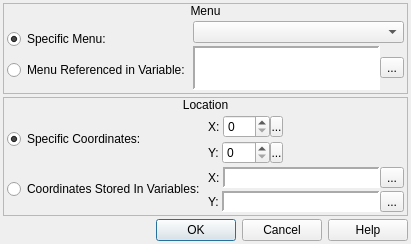
<?xml version="1.0" encoding="UTF-8"?>
<ui version="4.0">
 <class>ConfigureEvent_ShowPopupMenu</class>
 <widget class="QDialog" name="ConfigureEvent_ShowPopupMenu">
  <property name="geometry">
   <rect>
    <x>0</x>
    <y>0</y>
    <width>411</width>
    <height>244</height>
   </rect>
  </property>
  <property name="windowTitle">
   <string>Show Popup Menu</string>
  </property>
  <property name="windowIcon">
   <iconset resource="gui_icons.qrc">
    <normaloff>:/icons/openrpgmaker.png</normaloff>:/icons/openrpgmaker.png</iconset>
  </property>
  <property name="styleSheet">
   <string notr="true">.QFrame
{
	border-width: 1px;
	border-style: solid;
	border-color: palette(window-text);
}

.QFrame&gt;QLabel
{
	border-width: 0px;
	background-color: palette(window-text);
	color: palette(window);
	font-weight: bold;
}

.QFrame&gt;QCheckBox
{
	background-color: palette(window-text);
	border-width: 0px;
	border-style: none;
	color: palette(window);
	spacing: 3px;
	font-weight: bold;
	padding: 0px 0px 0px 3px;
}

.QFrame&gt;QCheckBox::indicator
{
	min-width: 8px;
	max-width: 8px;
	min-height: 8px;
	max-height: 8px;
	width: 8px;
	height: 8px;
	border-width: 2px;
	border-radius: 0px;
	border-style: ridge;
	border-color: palette(mid);
}

.QFrame&gt;QCheckBox::indicator:unchecked
{
	background-color: palette(base);
}

.QFrame&gt;QCheckBox::indicator:checked
{
	background-color: palette(window-text);
}

.QFrame&gt;QCheckBox::indicator:hover
{
	border-color: palette(highlight);
}</string>
  </property>
  <layout class="QVBoxLayout" name="verticalLayout_9">
   <property name="spacing">
    <number>3</number>
   </property>
   <property name="margin">
    <number>3</number>
   </property>
   <item>
    <widget class="QFrame" name="frmMenu">
     <property name="frameShape">
      <enum>QFrame::StyledPanel</enum>
     </property>
     <property name="frameShadow">
      <enum>QFrame::Raised</enum>
     </property>
     <layout class="QVBoxLayout" name="verticalLayout">
      <property name="spacing">
       <number>0</number>
      </property>
      <property name="margin">
       <number>0</number>
      </property>
      <item>
       <widget class="QLabel" name="label">
        <property name="sizePolicy">
         <sizepolicy hsizetype="Preferred" vsizetype="Fixed">
          <horstretch>0</horstretch>
          <verstretch>0</verstretch>
         </sizepolicy>
        </property>
        <property name="text">
         <string>Menu</string>
        </property>
        <property name="alignment">
         <set>Qt::AlignCenter</set>
        </property>
       </widget>
      </item>
      <item>
       <widget class="QWidget" name="widget" native="true">
        <layout class="QHBoxLayout" name="horizontalLayout_3">
         <property name="spacing">
          <number>3</number>
         </property>
         <property name="margin">
          <number>3</number>
         </property>
         <item>
          <layout class="QVBoxLayout" name="verticalLayout_7">
           <property name="spacing">
            <number>3</number>
           </property>
           <item>
            <widget class="QRadioButton" name="rbSpecificMenu">
             <property name="sizePolicy">
              <sizepolicy hsizetype="Fixed" vsizetype="Fixed">
               <horstretch>0</horstretch>
               <verstretch>0</verstretch>
              </sizepolicy>
             </property>
             <property name="text">
              <string>Specific Menu:</string>
             </property>
             <property name="checked">
              <bool>true</bool>
             </property>
            </widget>
           </item>
           <item>
            <widget class="QRadioButton" name="rbReferencedMenu">
             <property name="sizePolicy">
              <sizepolicy hsizetype="Fixed" vsizetype="Fixed">
               <horstretch>0</horstretch>
               <verstretch>0</verstretch>
              </sizepolicy>
             </property>
             <property name="text">
              <string>Menu Referenced in Variable:</string>
             </property>
            </widget>
           </item>
          </layout>
         </item>
         <item>
          <layout class="QVBoxLayout" name="verticalLayout_6">
           <property name="spacing">
            <number>3</number>
           </property>
           <item>
            <widget class="QComboBox" name="cboxMenus"/>
           </item>
           <item>
            <widget class="QWidget" name="wVariable" native="true">
             <layout class="QHBoxLayout" name="horizontalLayout_37">
              <property name="spacing">
               <number>0</number>
              </property>
              <property name="margin">
               <number>0</number>
              </property>
              <item>
               <widget class="QLabel" name="lblVariable">
                <property name="sizePolicy">
                 <sizepolicy hsizetype="Preferred" vsizetype="Preferred">
                  <horstretch>0</horstretch>
                  <verstretch>0</verstretch>
                 </sizepolicy>
                </property>
                <property name="minimumSize">
                 <size>
                  <width>150</width>
                  <height>0</height>
                 </size>
                </property>
                <property name="font">
                 <font>
                  <family>Monospace</family>
                 </font>
                </property>
                <property name="styleSheet">
                 <string notr="true">background-color: palette(base);</string>
                </property>
                <property name="frameShape">
                 <enum>QFrame::Panel</enum>
                </property>
                <property name="frameShadow">
                 <enum>QFrame::Sunken</enum>
                </property>
                <property name="lineWidth">
                 <number>2</number>
                </property>
                <property name="text">
                 <string/>
                </property>
               </widget>
              </item>
              <item>
               <widget class="QToolButton" name="bBrowseVariables">
                <property name="text">
                 <string>...</string>
                </property>
                <property name="icon">
                 <iconset resource="gui_icons.qrc">
                  <normaloff>:/icons/fileopen.png</normaloff>:/icons/fileopen.png</iconset>
                </property>
               </widget>
              </item>
             </layout>
            </widget>
           </item>
          </layout>
         </item>
        </layout>
       </widget>
      </item>
     </layout>
    </widget>
   </item>
   <item>
    <widget class="QFrame" name="frmLocation">
     <property name="frameShape">
      <enum>QFrame::StyledPanel</enum>
     </property>
     <property name="frameShadow">
      <enum>QFrame::Raised</enum>
     </property>
     <layout class="QVBoxLayout" name="verticalLayout_2">
      <property name="spacing">
       <number>0</number>
      </property>
      <property name="margin">
       <number>0</number>
      </property>
      <item>
       <widget class="QLabel" name="label_2">
        <property name="sizePolicy">
         <sizepolicy hsizetype="Preferred" vsizetype="Fixed">
          <horstretch>0</horstretch>
          <verstretch>0</verstretch>
         </sizepolicy>
        </property>
        <property name="text">
         <string>Location</string>
        </property>
        <property name="alignment">
         <set>Qt::AlignCenter</set>
        </property>
       </widget>
      </item>
      <item>
       <widget class="QWidget" name="widget_2" native="true">
        <layout class="QHBoxLayout" name="horizontalLayout_8">
         <property name="spacing">
          <number>3</number>
         </property>
         <property name="margin">
          <number>3</number>
         </property>
         <item>
          <widget class="QWidget" name="widget_3" native="true">
           <property name="sizePolicy">
            <sizepolicy hsizetype="Fixed" vsizetype="Preferred">
             <horstretch>0</horstretch>
             <verstretch>0</verstretch>
            </sizepolicy>
           </property>
           <layout class="QVBoxLayout" name="verticalLayout_3">
            <property name="spacing">
             <number>3</number>
            </property>
            <property name="margin">
             <number>0</number>
            </property>
            <item>
             <widget class="QWidget" name="widget_9" native="true"/>
            </item>
            <item>
             <widget class="QRadioButton" name="rbSpecificCoordinates">
              <property name="sizePolicy">
               <sizepolicy hsizetype="Fixed" vsizetype="Fixed">
                <horstretch>0</horstretch>
                <verstretch>0</verstretch>
               </sizepolicy>
              </property>
              <property name="text">
               <string>Specific Coordinates:</string>
              </property>
              <property name="checked">
               <bool>true</bool>
              </property>
             </widget>
            </item>
            <item>
             <widget class="QWidget" name="widget_10" native="true"/>
            </item>
            <item>
             <widget class="QWidget" name="widget_11" native="true"/>
            </item>
            <item>
             <widget class="QRadioButton" name="rbStoredCoordinates">
              <property name="sizePolicy">
               <sizepolicy hsizetype="Fixed" vsizetype="Fixed">
                <horstretch>0</horstretch>
                <verstretch>0</verstretch>
               </sizepolicy>
              </property>
              <property name="text">
               <string>Coordinates Stored In Variables:</string>
              </property>
             </widget>
            </item>
            <item>
             <widget class="QWidget" name="widget_12" native="true"/>
            </item>
           </layout>
          </widget>
         </item>
         <item>
          <widget class="QWidget" name="widget_4" native="true">
           <layout class="QVBoxLayout" name="verticalLayout_8">
            <property name="spacing">
             <number>3</number>
            </property>
            <property name="margin">
             <number>0</number>
            </property>
            <item>
             <widget class="QWidget" name="wCoordinates" native="true">
              <property name="sizePolicy">
               <sizepolicy hsizetype="Fixed" vsizetype="Preferred">
                <horstretch>0</horstretch>
                <verstretch>0</verstretch>
               </sizepolicy>
              </property>
              <layout class="QVBoxLayout" name="verticalLayout_4">
               <property name="spacing">
                <number>3</number>
               </property>
               <property name="margin">
                <number>0</number>
               </property>
               <item>
                <layout class="QHBoxLayout" name="horizontalLayout_4">
                 <property name="spacing">
                  <number>3</number>
                 </property>
                 <item>
                  <widget class="QLabel" name="label_3">
                   <property name="sizePolicy">
                    <sizepolicy hsizetype="Fixed" vsizetype="Preferred">
                     <horstretch>0</horstretch>
                     <verstretch>0</verstretch>
                    </sizepolicy>
                   </property>
                   <property name="text">
                    <string>X:</string>
                   </property>
                  </widget>
                 </item>
                 <item>
                  <widget class="QWidget" name="widget_6" native="true">
                   <layout class="QHBoxLayout" name="horizontalLayout">
                    <property name="spacing">
                     <number>0</number>
                    </property>
                    <property name="margin">
                     <number>0</number>
                    </property>
                    <item>
                     <widget class="QSpinBox" name="sbX">
                      <property name="sizePolicy">
                       <sizepolicy hsizetype="Preferred" vsizetype="Fixed">
                        <horstretch>0</horstretch>
                        <verstretch>0</verstretch>
                       </sizepolicy>
                      </property>
                      <property name="accelerated">
                       <bool>true</bool>
                      </property>
                      <property name="minimum">
                       <number>0</number>
                      </property>
                      <property name="maximum">
                       <number>640</number>
                      </property>
                     </widget>
                    </item>
                    <item>
                     <widget class="SpinBoxSideButton" name="bXSideButton">
                      <property name="minimumSize">
                       <size>
                        <width>13</width>
                        <height>21</height>
                       </size>
                      </property>
                      <property name="maximumSize">
                       <size>
                        <width>13</width>
                        <height>21</height>
                       </size>
                      </property>
                      <property name="text">
                       <string>...</string>
                      </property>
                      <property name="icon">
                       <iconset resource="gui_icons.qrc">
                        <normaloff>:/icons/spinBoxSideButton.png</normaloff>:/icons/spinBoxSideButton.png</iconset>
                      </property>
                      <property name="iconSize">
                       <size>
                        <width>8</width>
                        <height>16</height>
                       </size>
                      </property>
                     </widget>
                    </item>
                   </layout>
                  </widget>
                 </item>
                </layout>
               </item>
               <item>
                <layout class="QHBoxLayout" name="horizontalLayout_5">
                 <property name="spacing">
                  <number>3</number>
                 </property>
                 <item>
                  <widget class="QLabel" name="label_4">
                   <property name="sizePolicy">
                    <sizepolicy hsizetype="Fixed" vsizetype="Preferred">
                     <horstretch>0</horstretch>
                     <verstretch>0</verstretch>
                    </sizepolicy>
                   </property>
                   <property name="text">
                    <string>Y:</string>
                   </property>
                  </widget>
                 </item>
                 <item>
                  <widget class="QWidget" name="widget_7" native="true">
                   <layout class="QHBoxLayout" name="horizontalLayout_2">
                    <property name="spacing">
                     <number>0</number>
                    </property>
                    <property name="margin">
                     <number>0</number>
                    </property>
                    <item>
                     <widget class="QSpinBox" name="sbY">
                      <property name="sizePolicy">
                       <sizepolicy hsizetype="Preferred" vsizetype="Fixed">
                        <horstretch>0</horstretch>
                        <verstretch>0</verstretch>
                       </sizepolicy>
                      </property>
                      <property name="accelerated">
                       <bool>true</bool>
                      </property>
                      <property name="minimum">
                       <number>0</number>
                      </property>
                      <property name="maximum">
                       <number>480</number>
                      </property>
                     </widget>
                    </item>
                    <item>
                     <widget class="SpinBoxSideButton" name="bYSideButton">
                      <property name="minimumSize">
                       <size>
                        <width>13</width>
                        <height>21</height>
                       </size>
                      </property>
                      <property name="maximumSize">
                       <size>
                        <width>13</width>
                        <height>21</height>
                       </size>
                      </property>
                      <property name="text">
                       <string>...</string>
                      </property>
                      <property name="icon">
                       <iconset resource="gui_icons.qrc">
                        <normaloff>:/icons/spinBoxSideButton.png</normaloff>:/icons/spinBoxSideButton.png</iconset>
                      </property>
                      <property name="iconSize">
                       <size>
                        <width>8</width>
                        <height>16</height>
                       </size>
                      </property>
                     </widget>
                    </item>
                   </layout>
                  </widget>
                 </item>
                </layout>
               </item>
              </layout>
             </widget>
            </item>
            <item>
             <widget class="QWidget" name="wCoordinateVariables" native="true">
              <layout class="QVBoxLayout" name="verticalLayout_5">
               <property name="spacing">
                <number>3</number>
               </property>
               <property name="margin">
                <number>0</number>
               </property>
               <item>
                <layout class="QHBoxLayout" name="horizontalLayout_6">
                 <property name="spacing">
                  <number>3</number>
                 </property>
                 <item>
                  <widget class="QLabel" name="label_5">
                   <property name="sizePolicy">
                    <sizepolicy hsizetype="Fixed" vsizetype="Preferred">
                     <horstretch>0</horstretch>
                     <verstretch>0</verstretch>
                    </sizepolicy>
                   </property>
                   <property name="text">
                    <string>X:</string>
                   </property>
                  </widget>
                 </item>
                 <item>
                  <widget class="QWidget" name="wXVariable" native="true">
                   <layout class="QHBoxLayout" name="horizontalLayout_38">
                    <property name="spacing">
                     <number>0</number>
                    </property>
                    <property name="margin">
                     <number>0</number>
                    </property>
                    <item>
                     <widget class="QLabel" name="lblXVariable">
                      <property name="sizePolicy">
                       <sizepolicy hsizetype="Preferred" vsizetype="Preferred">
                        <horstretch>0</horstretch>
                        <verstretch>0</verstretch>
                       </sizepolicy>
                      </property>
                      <property name="minimumSize">
                       <size>
                        <width>150</width>
                        <height>0</height>
                       </size>
                      </property>
                      <property name="font">
                       <font>
                        <family>Monospace</family>
                       </font>
                      </property>
                      <property name="styleSheet">
                       <string notr="true">background-color: palette(base);</string>
                      </property>
                      <property name="frameShape">
                       <enum>QFrame::Panel</enum>
                      </property>
                      <property name="frameShadow">
                       <enum>QFrame::Sunken</enum>
                      </property>
                      <property name="lineWidth">
                       <number>2</number>
                      </property>
                      <property name="text">
                       <string/>
                      </property>
                     </widget>
                    </item>
                    <item>
                     <widget class="QToolButton" name="bBrowseXVariables">
                      <property name="text">
                       <string>...</string>
                      </property>
                      <property name="icon">
                       <iconset resource="gui_icons.qrc">
                        <normaloff>:/icons/fileopen.png</normaloff>:/icons/fileopen.png</iconset>
                      </property>
                     </widget>
                    </item>
                   </layout>
                  </widget>
                 </item>
                </layout>
               </item>
               <item>
                <layout class="QHBoxLayout" name="horizontalLayout_7">
                 <property name="spacing">
                  <number>3</number>
                 </property>
                 <item>
                  <widget class="QLabel" name="label_6">
                   <property name="sizePolicy">
                    <sizepolicy hsizetype="Fixed" vsizetype="Preferred">
                     <horstretch>0</horstretch>
                     <verstretch>0</verstretch>
                    </sizepolicy>
                   </property>
                   <property name="text">
                    <string>Y:</string>
                   </property>
                  </widget>
                 </item>
                 <item>
                  <widget class="QWidget" name="wYVariable" native="true">
                   <layout class="QHBoxLayout" name="horizontalLayout_39">
                    <property name="spacing">
                     <number>0</number>
                    </property>
                    <property name="margin">
                     <number>0</number>
                    </property>
                    <item>
                     <widget class="QLabel" name="lblYVariable">
                      <property name="sizePolicy">
                       <sizepolicy hsizetype="Preferred" vsizetype="Preferred">
                        <horstretch>0</horstretch>
                        <verstretch>0</verstretch>
                       </sizepolicy>
                      </property>
                      <property name="minimumSize">
                       <size>
                        <width>150</width>
                        <height>0</height>
                       </size>
                      </property>
                      <property name="font">
                       <font>
                        <family>Monospace</family>
                       </font>
                      </property>
                      <property name="styleSheet">
                       <string notr="true">background-color: palette(base);</string>
                      </property>
                      <property name="frameShape">
                       <enum>QFrame::Panel</enum>
                      </property>
                      <property name="frameShadow">
                       <enum>QFrame::Sunken</enum>
                      </property>
                      <property name="lineWidth">
                       <number>2</number>
                      </property>
                      <property name="text">
                       <string/>
                      </property>
                     </widget>
                    </item>
                    <item>
                     <widget class="QToolButton" name="bBrowseYVariables">
                      <property name="text">
                       <string>...</string>
                      </property>
                      <property name="icon">
                       <iconset resource="gui_icons.qrc">
                        <normaloff>:/icons/fileopen.png</normaloff>:/icons/fileopen.png</iconset>
                      </property>
                     </widget>
                    </item>
                   </layout>
                  </widget>
                 </item>
                </layout>
               </item>
              </layout>
             </widget>
            </item>
           </layout>
          </widget>
         </item>
        </layout>
       </widget>
      </item>
     </layout>
    </widget>
   </item>
   <item>
    <widget class="QDialogButtonBox" name="buttonBox">
     <property name="orientation">
      <enum>Qt::Horizontal</enum>
     </property>
     <property name="standardButtons">
      <set>QDialogButtonBox::Cancel|QDialogButtonBox::Help|QDialogButtonBox::Ok</set>
     </property>
    </widget>
   </item>
  </layout>
 </widget>
 <customwidgets>
  <customwidget>
   <class>SpinBoxSideButton</class>
   <extends>QToolButton</extends>
   <header>spinboxsidebutton.h</header>
  </customwidget>
 </customwidgets>
 <resources>
  <include location="gui_icons.qrc"/>
 </resources>
 <connections>
  <connection>
   <sender>buttonBox</sender>
   <signal>accepted()</signal>
   <receiver>ConfigureEvent_ShowPopupMenu</receiver>
   <slot>accept()</slot>
   <hints>
    <hint type="sourcelabel">
     <x>248</x>
     <y>254</y>
    </hint>
    <hint type="destinationlabel">
     <x>157</x>
     <y>274</y>
    </hint>
   </hints>
  </connection>
  <connection>
   <sender>buttonBox</sender>
   <signal>rejected()</signal>
   <receiver>ConfigureEvent_ShowPopupMenu</receiver>
   <slot>reject()</slot>
   <hints>
    <hint type="sourcelabel">
     <x>316</x>
     <y>260</y>
    </hint>
    <hint type="destinationlabel">
     <x>286</x>
     <y>274</y>
    </hint>
   </hints>
  </connection>
 </connections>
</ui>
